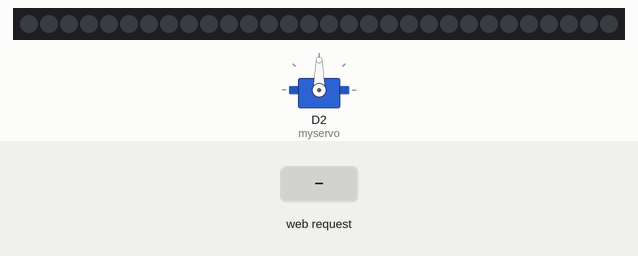
A sketch run on a simulated ESP8266 (NodeMCU). On the bench: servo, 30 RGB LEDs in strip order, left to right. Inputs (shaded band) come from the test bench. Dim RGB values are drawn brighter than linear; WiFi joins after 1.5 s; servers stay silent unless stated; what the sketch prints to the serial monitor is not drawn.

Above: at 2.7 s.
2.8 s: HTTP request GET /LED=ON received
At 4.7 s:
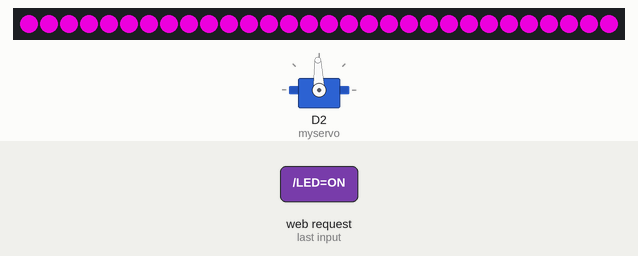
5.0 s: HTTP request GET /LED=OFF received
At 5.46 s:
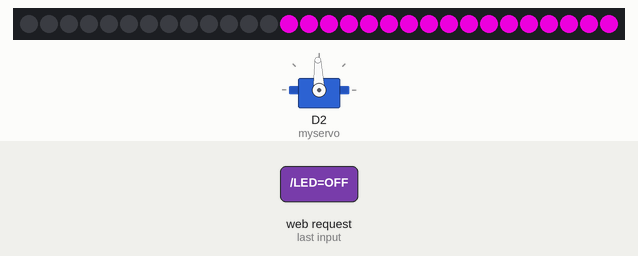
Timing chart, 0 to 8.0 s (numbered marks = the images above; inputs shaded):
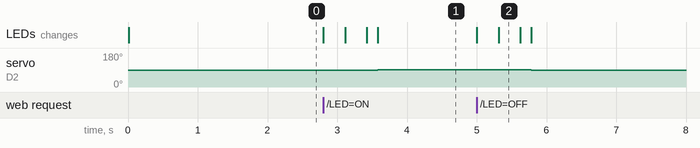

The sketch:

NodeNeoPixel.ino
```cpp
#include <ESP8266WiFi.h>
#include <Adafruit_NeoPixel.h>
#include <Servo.h>
#ifdef __AVR__
  #include <avr/power.h>
#endif

#define PIN D1
#define PIN2 D2
#define NUMPIXELS      30

Adafruit_NeoPixel pixels = Adafruit_NeoPixel(NUMPIXELS, PIN, NEO_GRB + NEO_KHZ800);
Servo myservo;
int pos = 0;

const char* ssid = "Troy and Abed in the Modem";
const char* password = "Zinger1234";

WiFiServer server(80);

void setup() {
  Serial.begin(115200);
  delay(10);
  myservo.attach(D2);
 myservo.write(90);
pixels.begin();

  // Connect to WiFi network
  Serial.println();
  Serial.println();
  Serial.print("Connecting to ");
  Serial.println(ssid);

  WiFi.begin(ssid, password);

  while (WiFi.status() != WL_CONNECTED) {
    delay(500);
    Serial.print(".");
  }
  Serial.println("");
  Serial.println("WiFi connected");

  // Start the server
  server.begin();
  Serial.println("Server started");

  // Print the IP address
  Serial.print("Use this URL to connect: ");
  Serial.print("http://");
  Serial.print(WiFi.localIP());
  Serial.println("/");

}

void loop() {
  // Check if a client has connected
  WiFiClient client = server.available();
  if (!client) {
    return;
  }

  // Wait until the client sends some data
  Serial.println("new client");
  while(!client.available()){
    delay(1);
  }

  // Read the first line of the request
  String request = client.readStringUntil('\r');
  Serial.println(request);
  client.flush();

  // Match the request

  int value = LOW;
  if (request.indexOf("/LED=ON") != -1)  {

  for(int i=0;i<NUMPIXELS;i++){
  pixels.setPixelColor(i, pixels.Color(195,0,182));
  pixels.show();
  delay(25);
  }

    myservo.write(92);              // tell servo to go to position in variable 'pos'


    value = HIGH;
  }
  if (request.indexOf("/LED=OFF") != -1)  {
      for(int i=0;i<NUMPIXELS;i++){
  pixels.setPixelColor(i, pixels.Color(0,0,0));
  pixels.show();
  delay(25);
  }
 myservo.write(89);
 }

// Set ledPin according to the request
//digitalWrite(ledPin, value);

  // Return the response
  client.println("HTTP/1.1 200 OK");
  client.println("Content-Type: text/html");
  client.println(""); //  do not forget this one
  client.println("<!DOCTYPE HTML>");
  client.println("<html>");

  client.print("Led pin is now: ");

  if(value == HIGH) {
    client.print("On");
  } else {
    client.print("Off");
  }
  client.println("<br><br>");
  client.println("<a href=\"/LED=ON\"\"><button>Turn On </button></a>");
  client.println("<a href=\"/LED=OFF\"\"><button>Turn Off </button></a><br />");
  client.println("<a href=\"/LED=ON\"\"><textbox></textbox></a><br />");

  client.println("</html>");

  delay(1);
  Serial.println("Client disonnected");
  Serial.println("");

 }
```

Measured:
- after the input at 2.8 s, servo on D2 (myservo): 90° → 92° after 0.78 s; the LEDs: first change at once (image 1 shows a later state)
- after the input at 5.0 s, servo on D2 (myservo): 92° → 89° after 0.78 s; the LEDs: first change at once (image 2 shows a later state)
